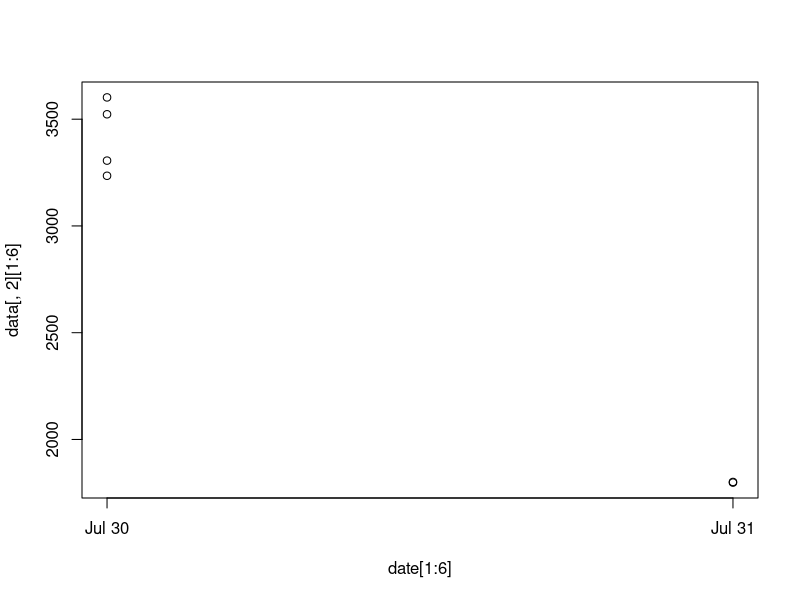
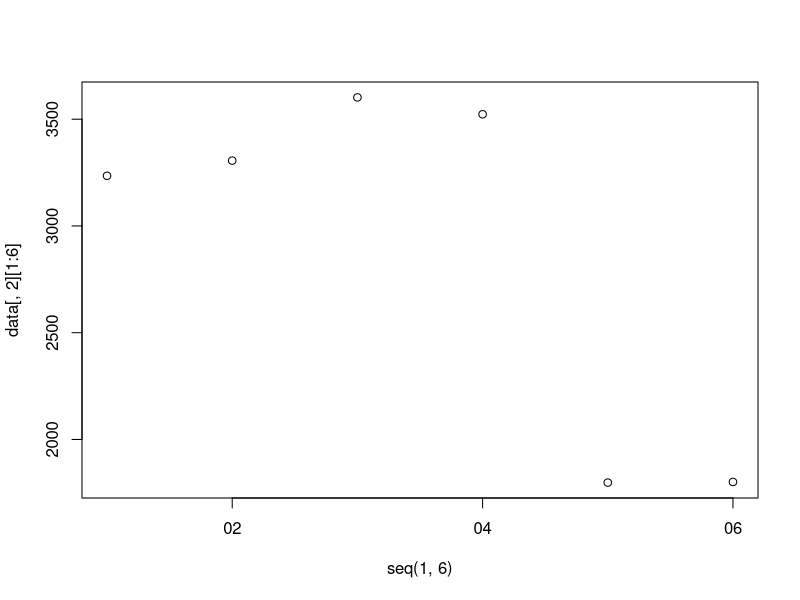
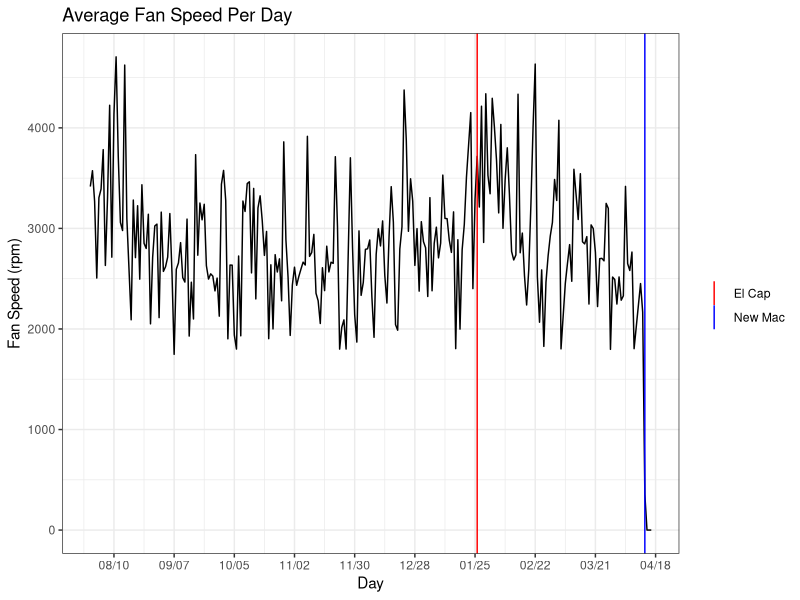
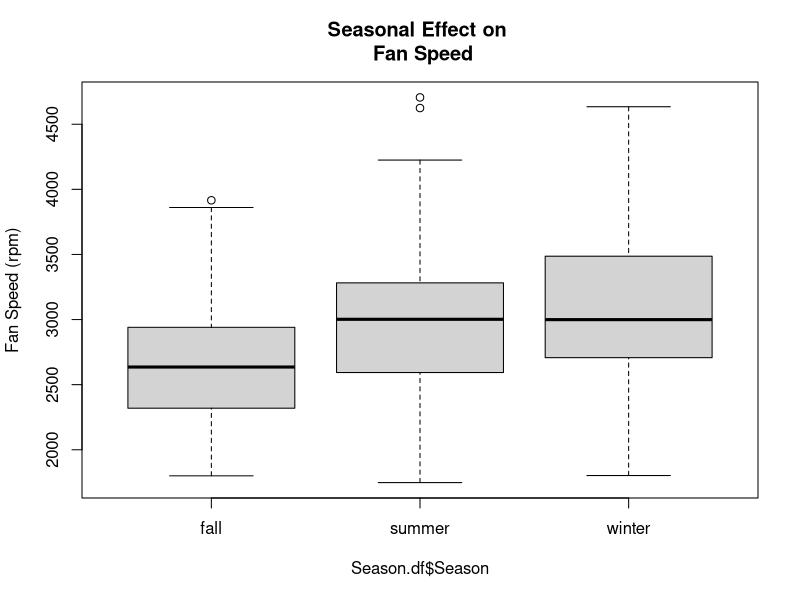
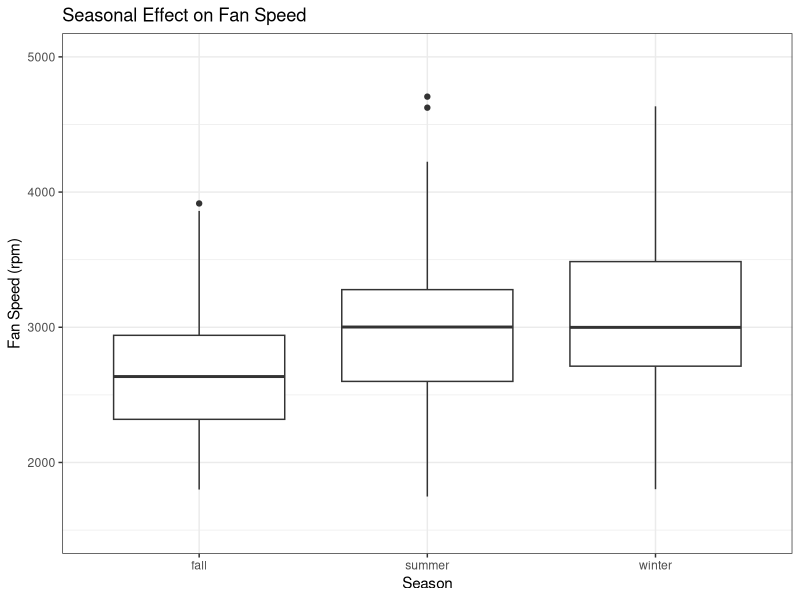

Recreate these plots in R, in order.
library(ggplot2)
library(plyr)
library(scales)

data <- read.csv("fanspeeds.csv", header = F)

# Remove timezone info, since I can't convert that in the timestamp
data[,1] <- sub("EDT ", "", data[,1])
data[,1] <- sub("EST ", "", data[,1])
#test <- sub("EDT ", "", data[1,1])

# plotting as all in same day together
date <- as.Date(strptime(data[,1], format="%a %b %d %H:%M:%S %Y"))
date2 <- strptime(data[,1], format="%a %b %d %H:%M:%S %Y")
#data[,3] <- strptime(data[,1], format="%a %b %d %H:%M:%S %Y")


plot(date[1:6], data[,2][1:6])
plot(seq(1,6), data[,2][1:6], xaxt="n")
axis.POSIXct(1, date[1:6])

# Adding timestamped dates to data frame
data$Date <- date

# add colum names to dataset
colnames(data) <- c("textDate", "speed", "Date")


# try to average all from same day

days <- unique(data[,3])

#avgs <- c()
#for (i in nrow(data)) {
#  for (j in length(days)) {
#    tmp <- c()
#    if (data[i,3] == days[j]) {
#      tmp <- append(tmp, data[i,2])
#      # save the nums & then take the average for each day.
#    }
#  }
#}

# Test
#test.data <- head(data, 6)
#colnames(test.data) <- c("oldDate", "speed", "goodDate")

# can do this instead to take means of speeds from same day
#aggregate(test.data$speed, by=list(test.data$goodDate), FUN="mean")

# by extension, this should work for the whole dataset
avg.by.day <- aggregate(data$speed, by=list(data$Date), FUN="mean")
colnames(avg.by.day) <- c("Date", "AvgSpeed")



# plot average fan speeds per day
ggplot(avg.by.day, aes(x=avg.by.day$Date, y=avg.by.day$AvgSpeed)) + geom_line() + 
  theme_bw() + labs(x="Day", y="Fan Speed (rpm)") + 
  ggtitle("Average Fan Speed Per Day") + 
  geom_vline(aes(xintercept = as.numeric(as.Date("2016-01-26")), colour="El Cap")) + #red
  geom_vline(aes(xintercept = as.numeric(as.Date("2016-04-13")), colour="New Mac")) + #blue
  scale_x_date(labels=date_format("%m/%d"), breaks=date_breaks("4 weeks")) +
  scale_colour_manual("", 
                      breaks = c("El Cap", "New Mac"),
                      values = c("red", "blue"))



# Need to determine "arbitrary" seasonal groups of Summer, Fall, Winter

# These seasonal groups are determined by the calendar. Should probably try to look at the temperatures through the past year and make groups based on that.
summer <- subset(avg.by.day, Date >= "2015-07-30" & Date < "2015-09-23")
fall <- subset(avg.by.day, Date >= "2015-09-23" & Date < "2015-12-22")
winter <- subset(avg.by.day, Date >= "2015-12-22" & Date < "2016-03-20")

Season.df <- data.frame("Season"=rep("summer", nrow(summer)), "AvgSpeed"=summer$AvgSpeed)
Season.df <- rbind.data.frame(Season.df, data.frame("Season"=rep("fall", nrow(fall)), "AvgSpeed"=fall$AvgSpeed))
Season.df <- rbind.data.frame(Season.df, data.frame("Season"=rep("winter", nrow(winter)), "AvgSpeed"=winter$AvgSpeed))


# Boxplot of Seasonal Effect
boxplot(Season.df$AvgSpeed ~ Season.df$Season, ylab="Fan Speed (rpm)", main="Seasonal Effect on \n Fan Speed")

ggplot(Season.df, aes(Season.df$Season, Season.df$AvgSpeed)) + geom_boxplot() +
  theme_bw() + labs(x="Season") + ggtitle("Seasonal Effect on Fan Speed") +
  scale_y_continuous("Fan Speed (rpm)", limits=c(1500, 5000))



# Time to do some model fitting!
fit <- lm(Season.df$AvgSpeed ~ Season.df$Season - 1)  # makes no sense to remove the intercept in this case. the model isn't expected to go through the origin.
fit2 <- lm(Season.df$AvgSpeed ~ Season.df$Season)
summary(fit)

# Season has an effect?!?!?!
anova(fit)
anova(fit2)


# Fall & summer are diff; winter had higher fan speeds than fall too--might be due to other (counfounding) factors.
TukeyHSD(aov(Season.df$AvgSpeed ~ Season.df$Season))




#scale_x_date(labels = date_format("%m/%d"))
#scale_x_date(date_labels = "%Y-%m-$d")
#+ geom_point(avg.by.day, aes(x=avg.by.day$Date[50], y=avg.by.day$AvgSpeed[50])) #geom_vline(xintercept=20)






### More testing stuff ###


# Ugh
#ggplot(head(data, 6), aes(x=data[,3][1:6], y=data[,2][1:6])) + geom_line()

#dumb <- data.frame(seq(1, nrow(data)), data[,2])
#ggplot(dumb, aes(x=dumb[,1], y=dumb[,2]))
#plot(dumb[,1], dumb[,2], type="l")


# this might be plotting all points from same day "together"?
#plot(data[,3], data[,2], type="l")

#test.dates <- c()
#for (i in 1:5) {
#  stamp <- strptime(data[,1][i], format="%a %b %d %H:%M:%S %Y")
#  #print(stamp)
#  test.dates <- append(test.dates, stamp)
  #test.dates <- c(test.dates, strptime(data[,1][i], format="%a %b %d %H:%M:%S %Y"))
#}
#test.dates



#x <- c()
#for (i in 1:5) {
#  poo <- strptime(data[,1][i], format="%a %b %d %H:%M:%S %Y")
#  x <- append(x, poo)
#}
#print(x)



#date <- strptime(test, format="%a %b %d %H:%M:%S %Y")
#strptime("Thu Jul 30 21:32:43 2015", format="%a %b %d %H:%M:%S %Y")

#ggplot(data.frame(data[1:5,2]), aes(x=data[1:5,1], y=data[1:5,2]))